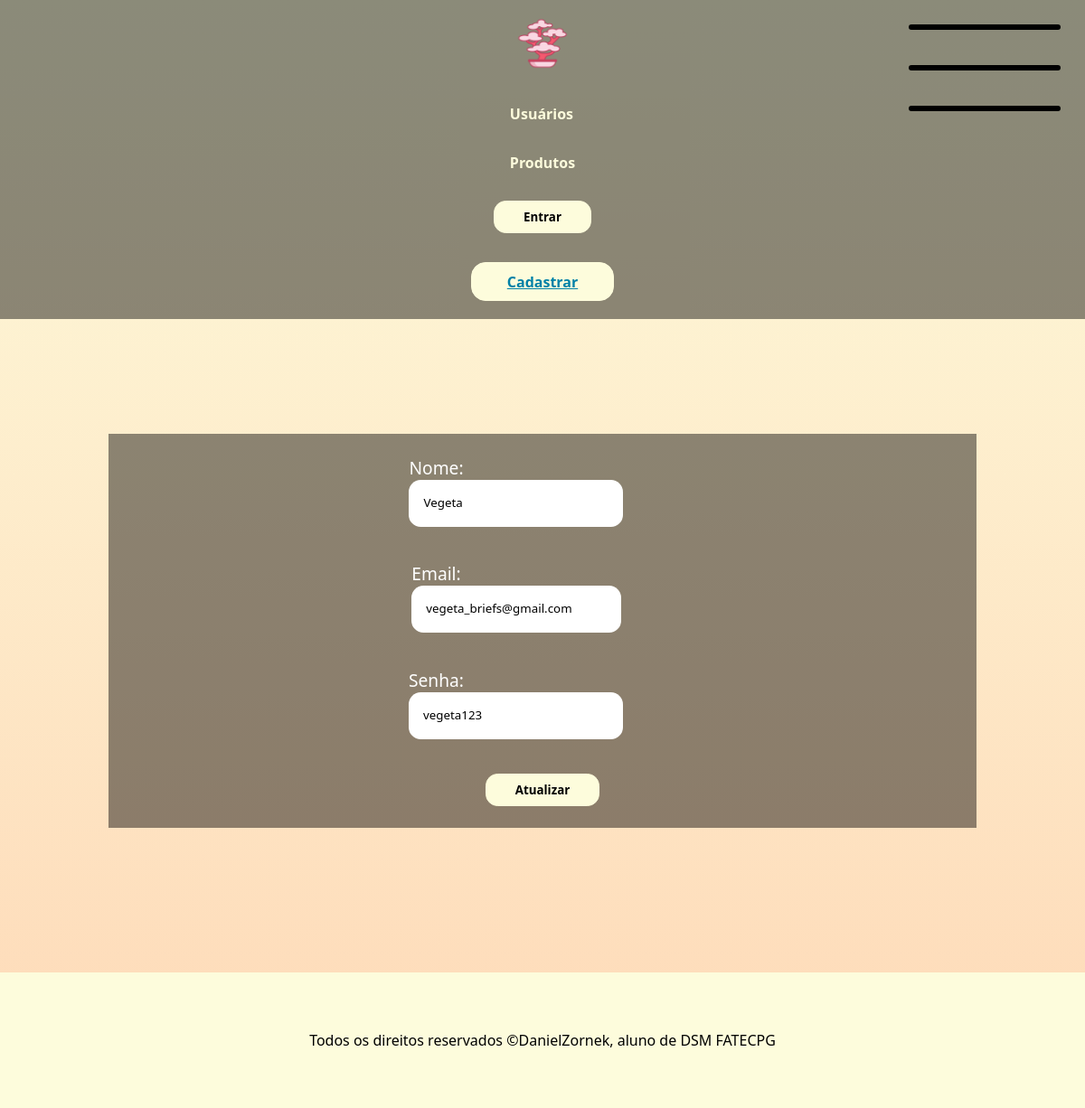
Page /editar-usuario/6 on the earlier database version.
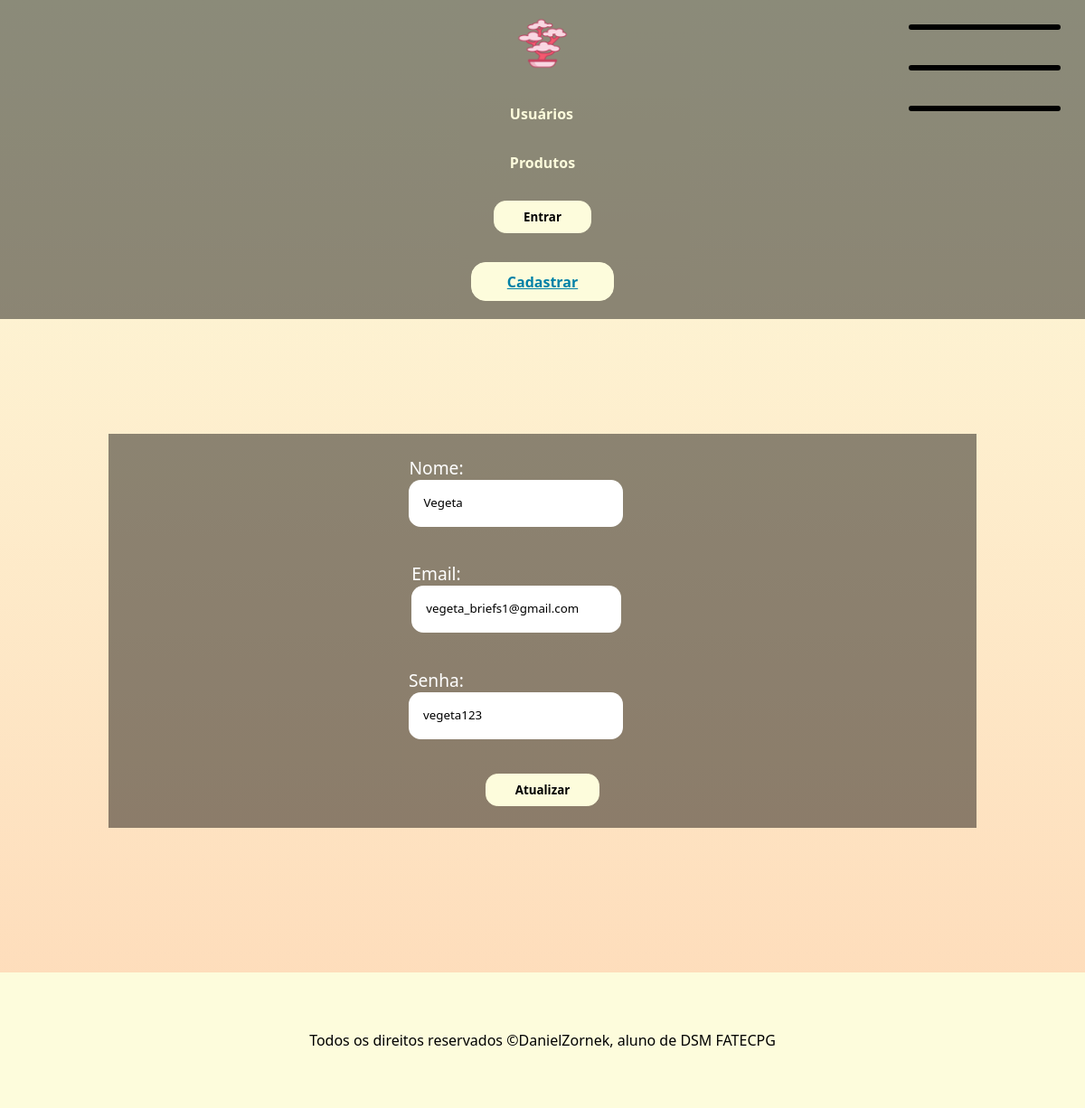
Same page on the later database version.
### app/models.py (models this page shows)
class Usuario(models.Model): # aqui dizemos que a classe pai Model irá dar herança para a classe usuario
    nome = models.CharField(max_length=100) # varchar, deve especificar o tamanho
    email = models.EmailField()
    senha = models.CharField(max_length=16)

### app/views.py (the view)
# urls.py: path('editar-usuario/<int:id_usuario>', views.editarUsuario, name="editarUsuario"),
def editarUsuario(request, id_usuario):
    usuario = Usuario.objects.get(id=id_usuario)
    formUsuarioEditar = formulario(request.POST or None, instance=usuario)
    if request.POST:
        if formUsuarioEditar.is_valid():
            formUsuarioEditar.save()
            return redirect("exibirUsuarios")
    else:
        return render(request, "editar-usuario.html", {'form' : formUsuarioEditar})

### app/forms.py
class formulario(forms.ModelForm):
    class Meta: # não precisa de parenteses
        model = Usuario
        fields = ('nome', 'email', 'senha')
        widgets = {
            'nome' : forms.TextInput(attrs={'type':'text', 'class':'form-input'}),
            'email' : forms.TextInput(attrs={'type':'email', 'class':'form-input'}),
            'senha' : forms.TextInput(attrs={'type':'senha', 'class':'form-input'})
        }

### app/templates/editar-usuario.html (shortened to what this page needs)
{% extends 'template.html' %}
{% load static %}
{% block style %} <link rel="stylesheet" href="{% static '_forms.css' %}"> {% endblock %}
{% block conteudo %}
    <form method="POST" class="form">
        {{ form }}
        <button type="submit" class="form-button">
            Atualizar
        </button>
    </form>
{% endblock %}

Differences in the rows shown:
changed Usuario "Vegeta": email "vegeta_briefs@gmail.com" → "vegeta_briefs1@gmail.com"
